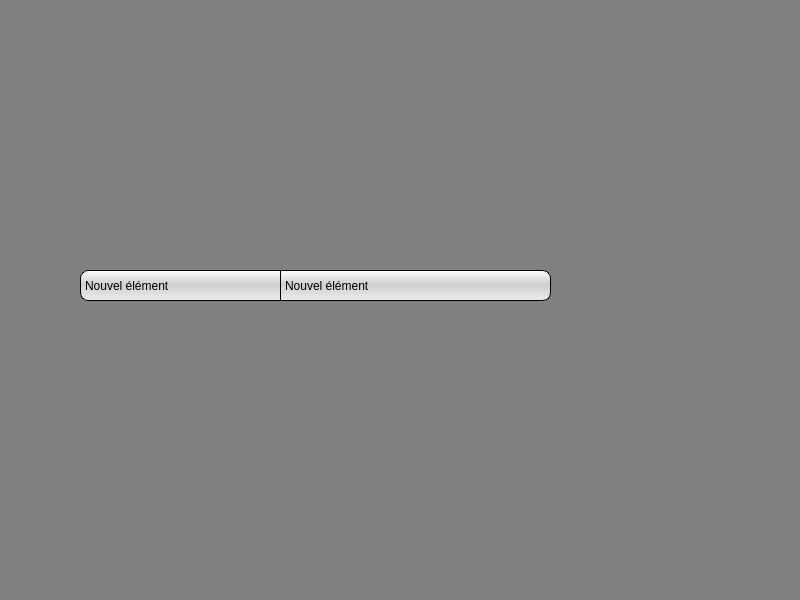
<?xml version="1.0" encoding="UTF-8"?>
<ui version="4.0">
 <class>MainWindow</class>
 <widget class="QMainWindow" name="MainWindow">
  <property name="geometry">
   <rect>
    <x>0</x>
    <y>0</y>
    <width>800</width>
    <height>600</height>
   </rect>
  </property>
  <property name="windowTitle">
   <string>MainWindow</string>
  </property>
  <property name="styleSheet">
   <string notr="true">QWidget {
	background: gray;
}

QComboBox {
	background: white;	
	border: 1px solid black;

	border-radius: 8px;

   background: qlineargradient(spread:pad, x1:0, y1:0, x2:0, y2:1, stop:0 rgba(255, 255, 255, 255), stop:0.468 rgba(207, 207, 207, 255), stop:0.996 rgba(236, 236, 236, 255));
 }

QComboBox::hover {
 background: qlineargradient(spread:pad, x1:0, y1:0, x2:0, y2:1, stop:0 rgba(230, 235, 241, 255), stop:0.5 rgba(170, 202, 231, 255), stop:0.508 rgba(138, 186, 215, 255), stop:0.996 rgba(194, 221, 236, 255));
}

QComboBox::drop-down {
	background: rgba(255, 255, 255, 0);
    margin-right: 5px;
	
}

QComboBox::down-arrow {
	image: url(/usr/share/nebulae/installer/go-down.png);
}

 QComboBox QAbstractItemView {
	background: white;
     border: 1px solid gray;
     selection-background-color: lightgray;
 }</string>
  </property>
  <widget class="QWidget" name="centralwidget">
   <widget class="QComboBox" name="comboBox">
    <property name="geometry">
     <rect>
      <x>80</x>
      <y>270</y>
      <width>201</width>
      <height>31</height>
     </rect>
    </property>
    <property name="styleSheet">
     <string notr="true">QComboBox {
	border-top-right-radius: 0px;
	border-bottom-right-radius: 0px;
}</string>
    </property>
    <item>
     <property name="text">
      <string>Nouvel élément</string>
     </property>
    </item>
    <item>
     <property name="text">
      <string>Nouvel élément</string>
     </property>
    </item>
    <item>
     <property name="text">
      <string>Nouvel élément</string>
     </property>
    </item>
    <item>
     <property name="text">
      <string>Nouvel élément</string>
     </property>
    </item>
   </widget>
   <widget class="QComboBox" name="comboBox_2">
    <property name="geometry">
     <rect>
      <x>280</x>
      <y>270</y>
      <width>271</width>
      <height>31</height>
     </rect>
    </property>
    <property name="styleSheet">
     <string notr="true">QComboBox {
	border-top-left-radius: 0px;
	border-bottom-left-radius: 0px;
}</string>
    </property>
    <item>
     <property name="text">
      <string>Nouvel élément</string>
     </property>
    </item>
    <item>
     <property name="text">
      <string>Nouvel élément</string>
     </property>
    </item>
    <item>
     <property name="text">
      <string>Nouvel élément</string>
     </property>
    </item>
   </widget>
  </widget>
  <widget class="QMenuBar" name="menubar">
   <property name="geometry">
    <rect>
     <x>0</x>
     <y>0</y>
     <width>800</width>
     <height>25</height>
    </rect>
   </property>
  </widget>
  <widget class="QStatusBar" name="statusbar"/>
 </widget>
 <resources/>
 <connections/>
</ui>
